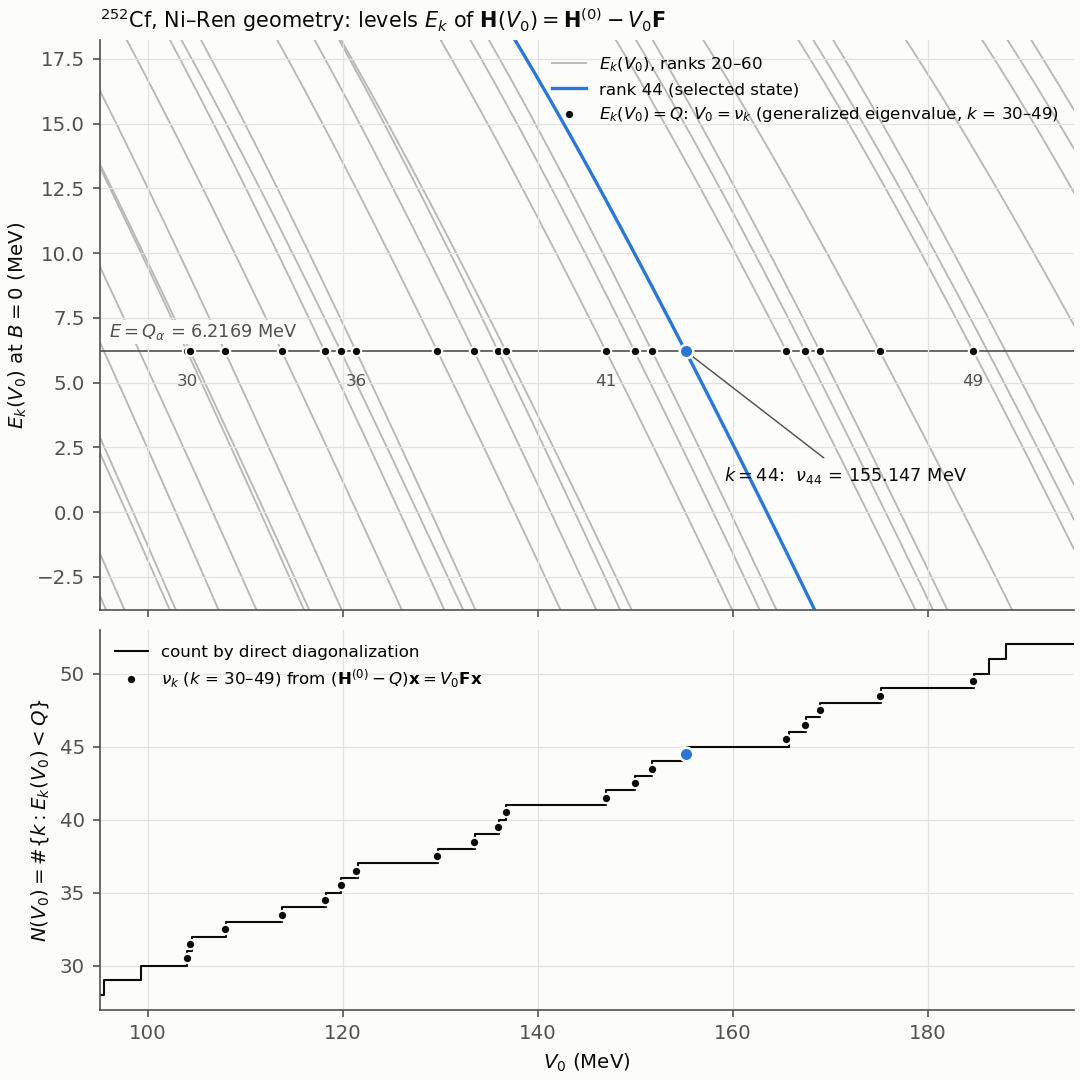

Write Python code to recreate this figure.
"""ccrm_formulas.md 第 6 节的插图：B=0 能级 E_k(V0) 随势深的变化，及其与广义本征值 ν_k 的对应。

运行（在 quasibound/ 下）：python3 docs/levels_vs_V0.py，输出 docs/levels_vs_V0.png（252Cf，Ni–Ren 几何，默认网格）。
上图：H(V0) = H0 - V0·F 的本征值随 V0 严格下降，各穿过 E = Q 一次；交点的横坐标就是广义本征问题
      (H0 - Q) x = V0 F x 的本征值 ν_k（candidates 的结果，圆点）。
下图：低于 Q 的能级数 N(V0)（直接对角化计数）恰在每个 ν_k 处加一，即 Sylvester 惯性定理给出的
      N(V0) = #{k : ν_k < V0}。
"""
import json
import sys
from pathlib import Path

import matplotlib
matplotlib.use("Agg")
import matplotlib.pyplot as plt
import numpy as np
from scipy.linalg import eigh

HERE = Path(__file__).resolve().parent
sys.path.insert(0, str(HERE.parent))
from ccrm import Numerics, Potential, System, candidates, hamiltonian

INK, MUTED, GRID, BG = "#0b0b0b", "#52514e", "#e4e3df", "#fcfcfb"     # 与 check_ccrm.py 的图一致
CONTEXT, ACCENT, SEL = "#b9b8b2", "#2a78d6", 44                      # 其余位次（灰）、所选位次 44（蓝）

d = json.load(open(HERE.parent / "data" / "252Cf.json"))
s = System(d["Z"], d["A"], tuple(d["beta"]), [lv["E_MeV"] for lv in d["levels"]])
Q, g, num = d["Q_alpha_MeV"], Potential.ni_ren(s, 0.0), Numerics()
H0 = hamiltonian(s, Potential(0.0, g.R0, g.a), num)
F = H0 - hamiltonian(s, Potential(1.0, g.R0, g.a), num)              # F = -∂H/∂V0
nu = {r["rank"]: r["V0"] for r in candidates(s, g.R0, g.a, Q)}       # 位次 30–49 的广义本征值 ν_k
K0, K1 = 20, 60                                                      # 画出的位次
V = np.linspace(95.0, 195.0, 401)
E = np.array([eigh(H0 - v * F, eigvals_only=True, subset_by_index=(K0, K1)) for v in V])
assert (E[:, 0] < Q).all() and (E[:, -1] > Q).all()                 # 位次 K0 始终低于 Q、K1 始终高于 Q，计数才完整
N = K0 + (E < Q).sum(1)                                              # 低于 Q 的能级数 N(V0)

plt.rcParams.update({"font.size": 9.5, "axes.edgecolor": MUTED, "axes.labelcolor": INK, "xtick.color": MUTED,
                     "ytick.color": MUTED, "axes.spines.top": False, "axes.spines.right": False,
                     "axes.facecolor": BG, "axes.grid": True, "grid.color": GRID, "grid.linewidth": 0.6})
fig, (ax, bx) = plt.subplots(2, 1, figsize=(7.2, 7.2), sharex=True, facecolor=BG, layout="constrained",
                             gridspec_kw={"height_ratios": [3, 2]})
ks = sorted(nu)

for j in range(E.shape[1]):                                          # 上图：能级曲线
    if K0 + j != SEL:
        ax.plot(V, E[:, j], color=CONTEXT, lw=0.9, zorder=1)
ax.plot(V, E[:, SEL - K0], color=ACCENT, lw=1.6, zorder=2)
ax.axhline(Q, color=MUTED, lw=0.8, zorder=1)
ax.plot([nu[k] for k in ks if k != SEL], [Q] * (len(ks) - 1), "o", ms=4.5, color=INK, mec=BG, mew=1.0, zorder=3)
ax.plot(nu[SEL], Q, "o", ms=6.5, color=ACCENT, mec=BG, mew=1.2, zorder=4)
ax.text(96.0, Q + 0.35, r"$E = Q_\alpha$ = %.4f MeV" % Q, color=MUTED, fontsize=8.5, va="bottom",
        bbox=dict(facecolor=BG, edgecolor="none", pad=1.0))
for k, dy, ha in ((30, -0.9, "center"), (36, -0.9, "center"), (41, -0.9, "center"), (49, -0.9, "center")):
    ax.text(nu[k], Q + dy, f"{k}", color=MUTED, fontsize=8, ha=ha, va="top")
ax.annotate(r"$k=44$:  $\nu_{44}$ = %.3f MeV" % nu[SEL], (nu[SEL], Q), xytext=(nu[SEL] + 4, Q - 5.0), color=INK,
            fontsize=8.5, arrowprops=dict(arrowstyle="-", color=MUTED, lw=0.7))
ax.set_ylim(Q - 10, Q + 12)
ax.set_ylabel(r"$E_k(V_0)$ at $B=0$ (MeV)")
ax.set_title(r"$^{252}$Cf, Ni–Ren geometry: levels $E_k$ of $\mathbf{H}(V_0)=\mathbf{H}^{(0)}-V_0\mathbf{F}$", color=INK,
             fontsize=10, loc="left")
ax.legend(handles=[plt.Line2D([], [], color=CONTEXT, lw=0.9, label=f"$E_k(V_0)$, ranks {K0}–{K1}"),
                   plt.Line2D([], [], color=ACCENT, lw=1.6, label="rank 44 (selected state)"),
                   plt.Line2D([], [], ls="", marker="o", ms=4.5, color=INK, mec=BG,
                              label=r"$E_k(V_0)=Q$: $V_0=\nu_k$ (generalized eigenvalue, $k$ = 30–49)")],
          frameon=False, fontsize=8, loc="upper right")

bx.plot(V, N, drawstyle="steps-post", color=INK, lw=1.0, zorder=2)  # 下图：计数阶梯
bx.plot([nu[k] for k in ks if k != SEL], [k + 0.5 for k in ks if k != SEL], "o", ms=4.5, color=INK, mec=BG, mew=1.0,
        zorder=3)
bx.plot(nu[SEL], SEL + 0.5, "o", ms=6.5, color=ACCENT, mec=BG, mew=1.2, zorder=4)
bx.set_ylim(K0 + 7, K0 + 33)
bx.set_xlim(V[0], V[-1])
bx.set_xlabel(r"$V_0$ (MeV)")
bx.set_ylabel(r"$N(V_0)=\#\{k: E_k(V_0)<Q\}$")
bx.legend(handles=[plt.Line2D([], [], color=INK, lw=1.0, label="count by direct diagonalization"),
                   plt.Line2D([], [], ls="", marker="o", ms=4.5, color=INK, mec=BG,
                              label=r"$\nu_k$ ($k$ = 30–49) from $(\mathbf{H}^{(0)}-Q)\mathbf{x}=V_0\mathbf{F}\mathbf{x}$")],
          frameon=False, fontsize=8, loc="upper left")
fig.savefig(HERE / "levels_vs_V0.png", dpi=150, facecolor=BG)
print("写出", HERE / "levels_vs_V0.png")
